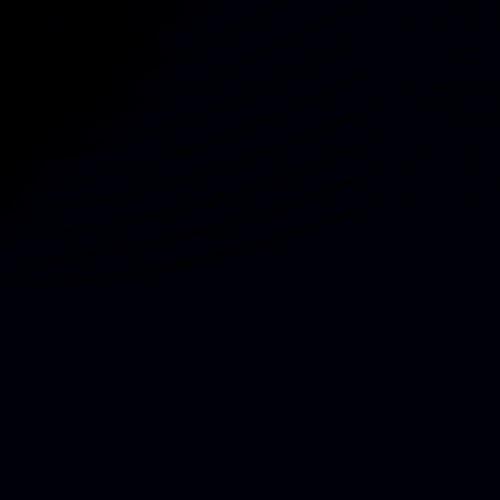
Frame 1 (no input)
Frame 60 (the mouse pressed at the canvas centre just before this capture): identical to frame 1, image omitted
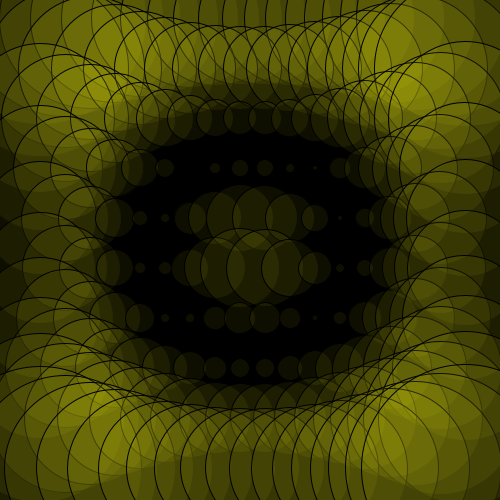
Frame 120 (the mouse held since frame 60 and released just before this capture)

The Processing sketch that drew these frames (run headless with seeded random() and noise(); from frame 60 on, the mouse is pressed at the canvas centre):

// Processing sketch: processing_2737
// ── processing_2737.pde


float margen, sp;
void setup(){
  margen=20;
  sp=25;
  size(500,500);
  smooth();
}

void draw(){
  background (0);
  
  for(float y=  margen-2; y <= height-margen; y += sp*2){
    for (float x = margen*2; x <=width-margen; x += sp){
   
      float d;
   d= 100 - sqrt((mouseX - x)*(mouseX - x)+(mouseY - y)*(mouseY -y));
     fill(mouseX,mouseY,23,15);
      ellipse( x,y, d,d);
     
}
}
}
